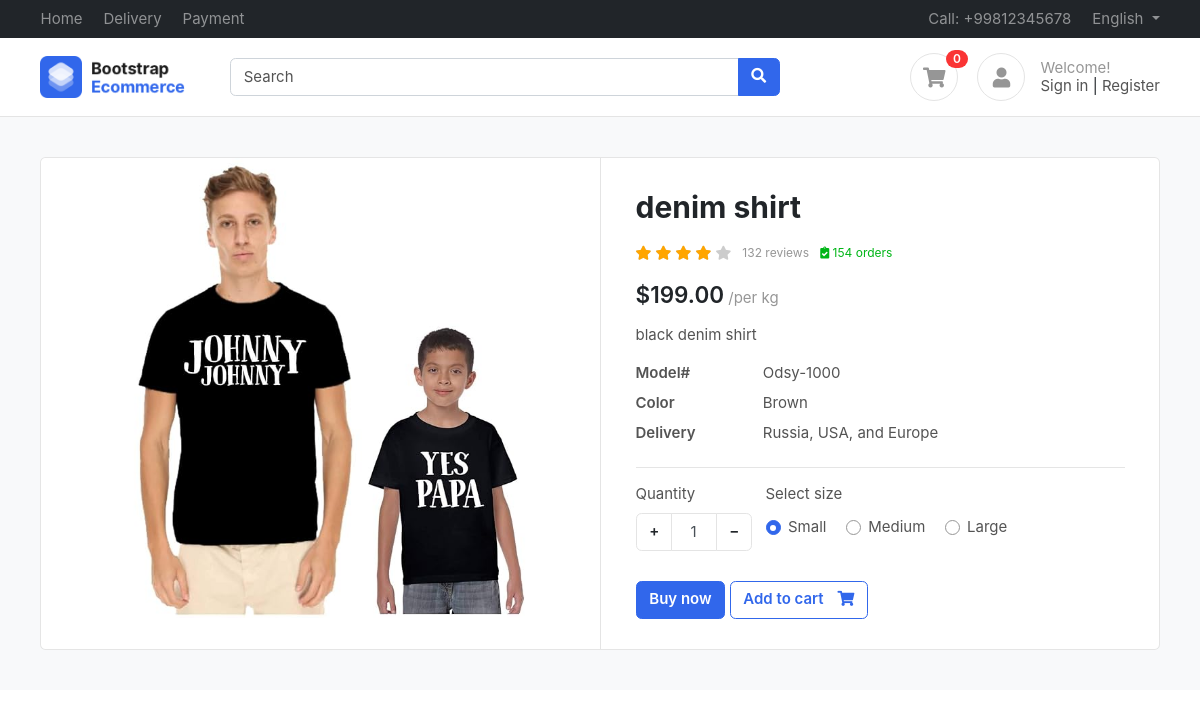
/product/denim-shirt/, run on the app's committed database.
### products/models.py (models this page shows, shortened)
class Product(BaseModel):
    product_name = models.CharField(max_length=100)
    slug = models.SlugField(unique=True , null=True , blank=True)
    category = models.ForeignKey(Category, on_delete=models.CASCADE , related_name="products")
    price = models.IntegerField()
    product_description = models.TextField()
    color_varients = models.ManyToManyField(ColorVarient  , blank=True)
    size_varients = models.ManyToManyField(SizeVarient , blank=True)

class ProductImage(BaseModel):
    product = models.ForeignKey(Product, on_delete=models.CASCADE , related_name="product_images")
    image = models.ImageField(upload_to = "product")

### products/views.py (the view)
# urls.py: path('<slug>/', get_product , name='get_product')
def get_product(request , slug):
    try:
        product = Product.objects.get(slug = slug)
        return render(request, 'product/product.html' , context={'product' : product})
    except Exception as e:
        print(e)

### templates/product/product.html (shortened to what this page needs)
{% extends "base/base.html" %}
{% block start %}
<section class="section-content padding-y bg">
  <div class="container">
  <div class="card">
    <div class="row no-gutters">
      <aside class="col-md-6">
  <article class="gallery-wrap">
  <div class="img-big-wrap">
    <div> <a href="#"><img src="/media/{{product.product_images.first.image}}"></a></div>
  </div>
  </article>
      </aside>
      <main class="col-md-6 border-left">
  <article class="content-body">
  <h2 class="title">{{product.product_name}}</h2>
  <div class="rating-wrap my-3">
    <ul class="rating-stars">
      <li style="width:80%" class="stars-active">
        <i class="fa fa-star"></i> <i class="fa fa-star"></i>
        <i class="fa fa-star"></i> <i class="fa fa-star"></i>
      </li>
      <li>
        <i class="fa fa-star"></i> <i class="fa fa-star"></i>
        <i class="fa fa-star"></i> <i class="fa fa-star"></i>
        <i class="fa fa-star"></i>
      </li>
    </ul>
    <small class="label-rating text-muted">132 reviews</small>
    <small class="label-rating text-success"> <i class="fa fa-clipboard-check"></i> 154 orders </small>
  </div>
  <div class="mb-3">
    <var class="price h4">${{product.price}}.00</var>
    <span class="text-muted">/per kg</span>
  </div>
  <p>{{product.product_description}}</p>
  <dl class="row">
    <dt class="col-sm-3">Model#</dt>
    <dd class="col-sm-9">Odsy-1000</dd>
    <dt class="col-sm-3">Color</dt>
    <dd class="col-sm-9">Brown</dd>
    <dt class="col-sm-3">Delivery</dt>
    <dd class="col-sm-9">Russia, USA, and Europe </dd>
  </dl>
  <hr>
    <div class="form-row">
      <div class="form-group col-md flex-grow-0">
        <label>Quantity</label>
        <div class="input-group mb-3 input-spinner">
          <div class="input-group-prepend">
          <button class="btn btn-light" type="button" id="button-plus"> + </button>
          </div>
          <input type="text" class="form-control" value="1">
          <div class="input-group-append">
          <button class="btn btn-light" type="button" id="button-minus"> − </button>
          </div>
        </div>
      </div>
      <div class="form-group col-md">
          <label>Select size</label>
          <div class="mt-1">
            <label class="custom-control custom-radio custom-control-inline">
              <div class="custom-control-label">Small</div>
            </label>
            <label class="custom-control custom-radio custom-control-inline">
              <div class="custom-control-label">Medium</div>
            </label>
            <label class="custom-control custom-radio custom-control-inline">
              <div class="custom-control-label">Large</div>
            </label>
          </div>
      </div>
    </div>
    <a href="#" class="btn  btn-primary"> Buy now </a>
    <a href="#" class="btn  btn-outline-primary"> <span class="text">Add to cart</span> <i class="fas fa-shopping-cart"></i>  </a>
  </article>
      </main>
    </div>
  </div>
  </div>
  </section>
{% endblock %}

### public/static/css/ui.css (style rules this page uses)
html { font-family: 'Inter', sans-serif; font-size: 15px; }
.content-body { flex: 1 1 auto; padding: 2rem 2.3rem; }
.padding-y { padding-top: 40px; padding-bottom: 40px; }
var { font-style: normal; }
article:after, .form-group:after { display: block; clear: both; content: ""; }
.bg { background-color: #f8f9fa; }
.card .title { color: #212529; }
.btn-light { background-color: #fff; border-color: #e4e4e4; }
.btn .text + i { margin-left: 10px; }
dl[class="row"] { margin-bottom: 0; }
.price { font-weight: 600; color: #212529; }
.label-rating { margin-left: 7px; display: inline-block; vertical-align: middle; }
.rating-stars { display: inline-block; vertical-align: middle; list-style: none; margin: 0; padding: 0; position: relative; white-space: nowrap; clear: both; }
.rating-stars i { font-size: 14px; color: #ccc; display: inline; }
.rating-stars li { display: block; text-overflow: clip; white-space: nowrap; z-index: 1; }
.rating-stars li.stars-active { z-index: 2; position: absolute; top: 0; left: 0; overflow: hidden; }
.rating-stars li.stars-active i { color: orange; }
.input-spinner { width: 120px; flex-wrap: nowrap; display: inline-flex; }
.input-spinner input.form-control { text-align: center; max-width: 46px; flex-basis: 46px; border-color: #e4e4e4; flex-grow: 0; }
.input-spinner .btn { width: 36px; text-align: center; }
.gallery-wrap .img-big-wrap { margin-bottom: 10px; border-radius: 0.37rem; overflow: hidden; background-color: #fff; }
.gallery-wrap .img-big-wrap a { text-align: center; display: block; }
.gallery-wrap .img-big-wrap img { height: 460px; width: auto; display: inline-block; cursor: zoom-in; }

### data on the page
Product: product_images.first.image (picture), product_name "denim shirt", price "199", product_description "black denim shirt"
